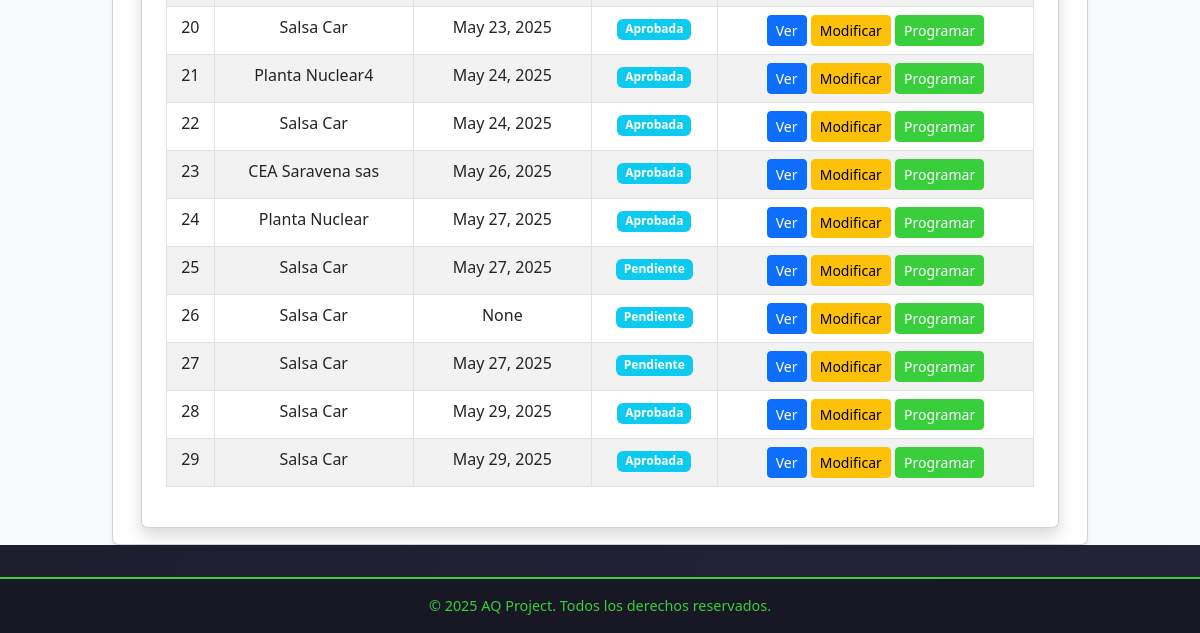
/cotizaciones/cotizaciones/ (signed in, lower part), run on an earlier commit of the app's database.
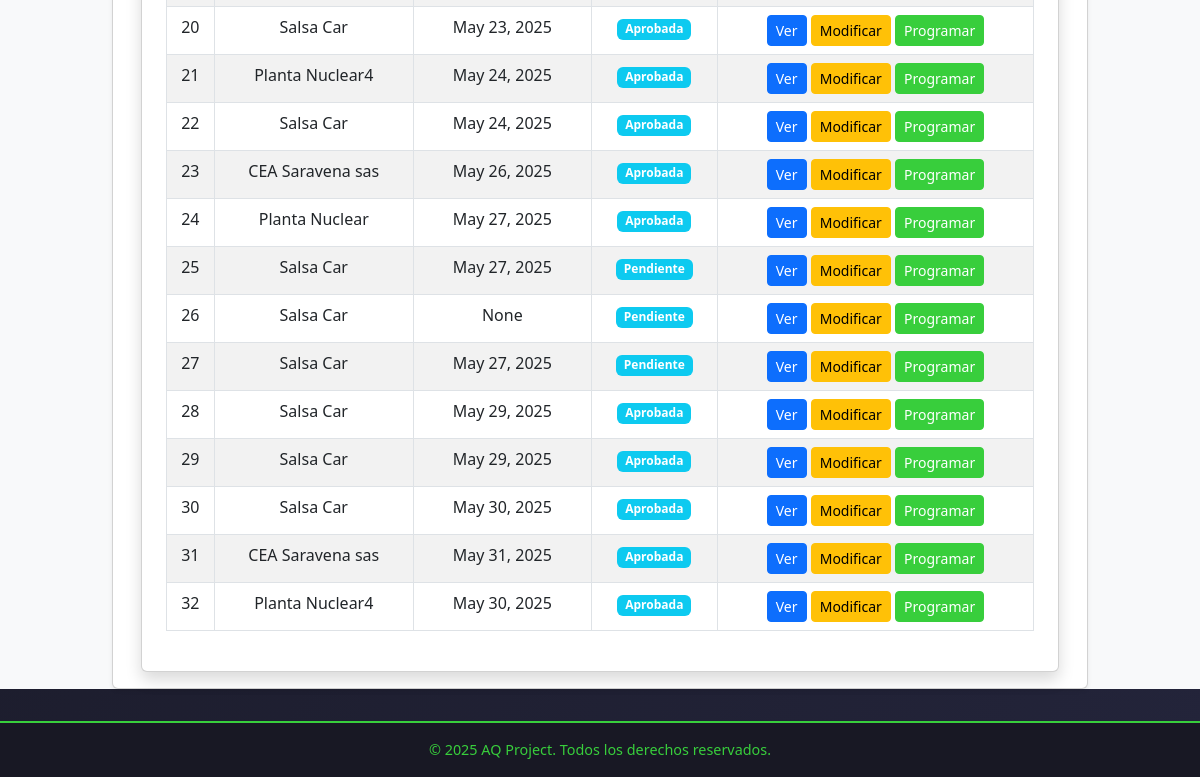
And on a later commit of the database.
### cotizaciones/models.py (models this page shows, shortened)
class Cotizacion(models.Model):
    solicitud = models.ForeignKey(Solicitud, on_delete=models.CASCADE, related_name="cotizaciones")
    numero_servicio = models.CharField(max_length=100, unique=True)
    fecha_cotizacion = models.DateField(null=True, blank=True)
    tipo_servicio = models.ManyToManyField("TipoServicio")
    dias_auditoria_etapa_1 = models.DecimalField(max_digits=3, decimal_places=1, null=True, blank=True)
    dias_auditoria_etapa_2 = models.DecimalField(max_digits=3, decimal_places=1, null=True, blank=True)
    precio_neto = models.DecimalField(max_digits=10, decimal_places=2, help_text="Valor sin IVA")
    precio_iva = models.DecimalField(max_digits=10, decimal_places=2, default=Decimal("0.00"), help_text="IVA (19%)")
    precio_total = models.DecimalField(max_digits=10, decimal_places=2, default=Decimal("0.00"), help_text="Total con IVA")
    ESTADO_CHOICES = [
        ('Pendiente', 'Pendiente'),
        ('Aprobada', 'Aprobada'),
        ('Rechazada', 'Rechazada'),
        ('Programada', 'Programada'),
    ]
    estado = models.CharField(max_length=20, choices=ESTADO_CHOICES, default='Pendiente')

### solicitudes/models.py (models this page shows, shortened)
class Solicitud(models.Model):
    cliente = models.ForeignKey(Cliente, on_delete=models.CASCADE, related_name="solicitudes_solicitudes")  # Relación con el modelo Cliente
    fecha_solicitud = models.DateField(default=date.today)  # Fecha en que se crea la solicitud
    estado = models.CharField(
        max_length=20,
        choices=[
            ('Pendiente', 'Pendiente'),
            ('Aprobada', 'Aprobada'),
            ('Rechazada', 'Rechazada')
        ],
        default='Pendiente'
    )  # Estado de la solicitud

class Cliente(models.Model):
    nit = models.CharField(max_length=20, unique=True)  # Nit único
    nombre_propietario = models.CharField(max_length=100)
    nombre_establecimiento = models.CharField(max_length=100)
    representante_legal = models.CharField(max_length=100)
    cedula_ciudadania = models.CharField(max_length=20)
    ciudad = models.CharField(max_length=100)
    departamento = models.CharField(max_length=100)
    direccion = models.CharField(max_length=200)
    representante_organismo = models.CharField(max_length=100)
    cargo = models.CharField(max_length=50)
    telefono_fijo = models.CharField(max_length=20, blank=True, null=True)
    telefono_celular = models.CharField(max_length=20)
    correo_electronico = models.EmailField()
    nivel_cea = models.CharField(max_length=50, choices=NIVELES_CEA)
    cantidad_vehiculos = models.IntegerField(null=True, blank=True)
    cantidad_instructores = models.IntegerField(null=True, blank=True)
    categorias_certificar = models.ManyToManyField(Categoria, blank=True)
    certificado_conformidad = models.CharField(max_length=2, choices=CERTIFICADO_CONFORMIDAD_CHOICES, default="No")
    nombre_ente_certificador = models.CharField(max_length=100, blank=True, null=True)  # Se llena si es "Sí"
    fecha_solicitud = models.DateField(null=True, blank=True)  # Se establece solo cuando se envía la solicitud
    observaciones = models.TextField(blank=True, null=True)

### cotizaciones/views.py (the view)
# urls.py: path("cotizaciones/", listado_cotizaciones, name="listado_cotizaciones"),
@login_required
def listado_cotizaciones(request):
    cotizaciones = Cotizacion.objects.all()
    return render(request, "cotizaciones/listado_cotizaciones.html", {"cotizaciones": cotizaciones})

### cotizaciones/templates/cotizaciones/listado_cotizaciones.html (shortened to what this page needs)
{% extends 'layouts/base.html' %}
{% block content %}
<link rel="stylesheet" href="https://cdn.jsdelivr.net/npm/bootstrap@5.3.0/dist/css/bootstrap.min.css">
<div class="container mt-4">
    <div class="card shadow p-4">
        {% if cotizaciones %}
            <div class="table-responsive">
                <table class="table table-bordered table-striped text-center">
                    <tbody>
                        {% for cotizacion in cotizaciones %}
                            <tr>
                                <td>{{ cotizacion.id }}</td>
                                <td>{{ cotizacion.solicitud.cliente.nombre_establecimiento }}</td>
                                <td>{{ cotizacion.fecha_cotizacion }}</td>
                                <td>
                                    <span class="badge bg-info">{{ cotizacion.estado }}</span>
                                </td>
                                <td>
                                    <a href="{% url 'detalle_cotizacion' cotizacion.id %}" class="btn btn-sm btn-primary">Ver</a>
                                    <a href="{% url 'editar_cotizacion' cotizacion.id %}" class="btn btn-sm btn-warning">Modificar</a>
                                    <a href="{% url 'programar_auditoria' cotizacion.id %}" class="btn btn-sm btn-success">Programar</a>
                                </td>
                            </tr>
                        {% endfor %}
                    </tbody>
                </table>
            </div>
        {% else %}
            <div class="alert alert-danger text-center">
                No hay cotizaciones registradas.
            </div>
        {% endif %}
    </div>
</div>
{% endblock %}

What changed in the data, as far as the page shows it:
added Cotizacion: id "30", solicitud.cliente.nombre_establecimiento "Salsa Car", fecha_cotizacion "May 30, 2025", estado "Aprobada"
added Cotizacion: id "31", solicitud.cliente.nombre_establecimiento "CEA Saravena sas", fecha_cotizacion "May 31, 2025", estado "Aprobada"
added Cotizacion: id "32", solicitud.cliente.nombre_establecimiento "Planta Nuclear4", fecha_cotizacion "May 30, 2025", estado "Aprobada"
